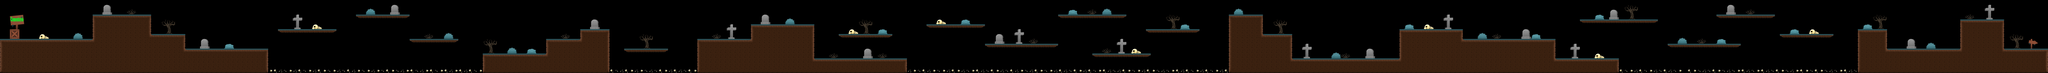

Below is a game level as drawn by its tile map, then a one-line description and the .tmx that defines it (tile-layer data replaced by summaries):
An orthogonal 420x15 tile map with 32x32 px tiles, 3 tile layers (suelo, objetos, letra), 3 tilesets and 38 objects (terreno 1, terreno 2, terreno 3, terreno 4, terreno 5, ...).

<map version="1.8" tiledversion="1.8.2" orientation="orthogonal" renderorder="right-down" width="420" height="15" tilewidth="32" tileheight="32" infinite="0" nextlayerid="7" nextobjectid="41">
 <tileset firstgid="1" source="objetos.tsx" />
 <tileset firstgid="65" source="tiles.tsx" />
 <tileset firstgid="97" source="letra.tsx" />
 <layer id="2" name="suelo" width="420" height="15">
  <data>[6300 cells, 1944 non-empty, 20 distinct tile ids]</data>
 </layer>
 <layer id="3" name="objetos" width="420" height="15">
  <data>[6300 cells, 338 non-empty, 52 distinct tile ids]</data>
 </layer>
 <layer id="6" name="letra" width="420" height="15">
  <data>[6300 cells, 6 non-empty, 6 distinct tile ids]</data>
 </layer>
 <objectgroup id="4" name="terreno">
  <object id="1" name="terreno 1" x="0" y="255.606" width="609.03" height="223.273" />
  <object id="2" name="terreno 2" x="609.03" y="96.9091" width="382.848" height="382.97" />
  <object id="3" name="terreno 3" x="992.909" y="224.242" width="223.182" height="254.636" />
  <object id="4" name="terreno 4" x="1218.06" y="320.273" width="542.485" height="157.545" />
  <object id="5" name="terreno 5" x="3169.7" y="354.545" width="414.091" height="124.242" />
  <object id="6" name="terreno 6" x="3583.79" y="255.606" width="225.303" height="223.182" />
  <object id="7" name="terreno 7" x="3810.06" y="192.97" width="190.909" height="285.879" />
  <object id="8" name="terreno 8" x="4576.79" y="255.697" width="352.455" height="226.121" />
  <object id="9" name="terreno 9" x="4929.24" y="161.667" width="416.182" height="319.03" />
  <object id="10" name="terreno 10" x="5347.39" y="383.879" width="606.091" height="94.7879" />
  <object id="11" name="terreno 11" x="8062.67" y="96.0909" width="226.152" height="382.667" />
  <object id="12" name="terreno 12" x="8289.82" y="225.333" width="190.939" height="253.515" />
  <object id="13" name="terreno 13" x="8481.82" y="383.97" width="703" height="94.8182" />
  <object id="14" name="terreno 14" x="9182.88" y="193.03" width="419.03" height="285.667" />
  <object id="15" name="terreno 15" x="9602.88" y="254.697" width="605.091" height="225" />
  <object id="16" name="terreno 16" x="10209.9" y="382.939" width="414.212" height="95.7879" />
  <object id="17" name="terreno 17" x="12194" y="193.939" width="190.788" height="284.939" />
  <object id="18" name="terreno 18" x="12385.7" y="320.273" width="479.97" height="158.545" />
  <object id="19" name="terreno 19" x="12864.7" y="127.273" width="287.727" height="352.576" />
  <object id="20" name="terreno 20" x="13152.4" y="321.364" width="286.939" height="157.333" />
  <object id="23" name="huesos 1" x="1761.45" y="457.485" width="1407.15" height="21.2727" />
  <object id="24" name="huesos 2" x="3998.94" y="453.333" width="576.818" height="25.4545" />
  <object id="25" name="huesos 3" x="5953.61" y="456.485" width="2110.45" height="22.3333" />
  <object id="26" name="huesos 4" x="10625.2" y="457.576" width="1568.67" height="21.1818" />
  <object id="27" name="isla 1" x="1825.18" y="192.848" width="383.909" height="22.303" />
  <object id="28" name="isla 2" x="2336.33" y="95.9091" width="352.636" height="25.303" />
  <object id="29" name="isla 3" x="2688.67" y="255.303" width="320.364" height="24.6364" />
  <object id="30" name="isla 4" x="4090.91" y="321.242" width="293" height="23.1818" />
  <object id="31" name="isla 5" x="5502.06" y="225.212" width="352.667" height="23.303" />
  <object id="32" name="isla 6" x="6080.76" y="160.576" width="383.97" height="23.303" />
  <object id="33" name="isla 7" x="6463.61" y="287.788" width="480.879" height="24.3636" />
  <object id="34" name="isla 8" x="6944.39" y="97" width="448.758" height="24.2424" />
  <object id="35" name="isla 9" x="7167.58" y="352.394" width="385.091" height="24.4242" />
  <object id="36" name="isla 10" x="7522.27" y="192.848" width="350.455" height="23.3939" />
  <object id="37" name="isla 11" x="10368.6" y="127.273" width="511.303" height="24.2727" />
  <object id="38" name="isla 12" x="10945.5" y="287.879" width="478.788" height="24.2424" />
  <object id="39" name="isla 13" x="11265.6" y="96.9091" width="382.727" height="24.3636" />
  <object id="40" name="isla 14" x="11680.8" y="225.152" width="352.485" height="23.3939" />
 </objectgroup>
</map>
